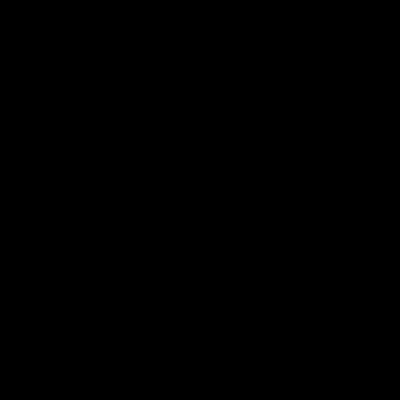
Frame 1 (no input)
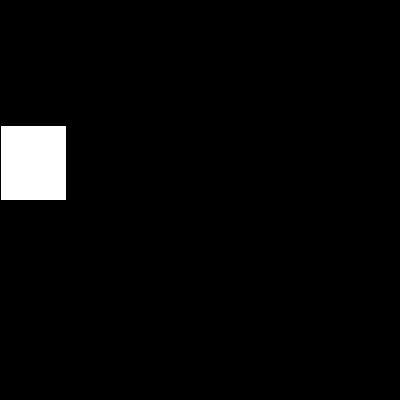
Frame 60 (the mouse pressed at the canvas centre just before this capture)
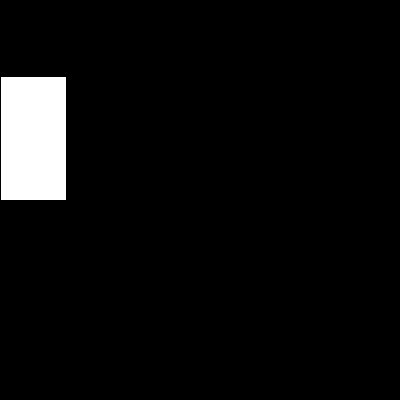
Frame 120 (the mouse held since frame 60 and released just before this capture)

The Processing sketch that drew these frames (run headless with seeded random() and noise(); from frame 60 on, the mouse is pressed at the canvas centre):

// Processing sketch: Waves3D
// ── Waves3D.pde
float angle = 0;

void setup() {
  size(400, 400);
}

void draw() {
  background(0);
  translate(0, height/2);
  
  for(int i=0; i<width; i+= width/6) {
    float h = sin(angle + i*PI/6) * width/2;
    rect(i*width/6, 0, width/6, h);
  }
  angle += 0.1;
}
